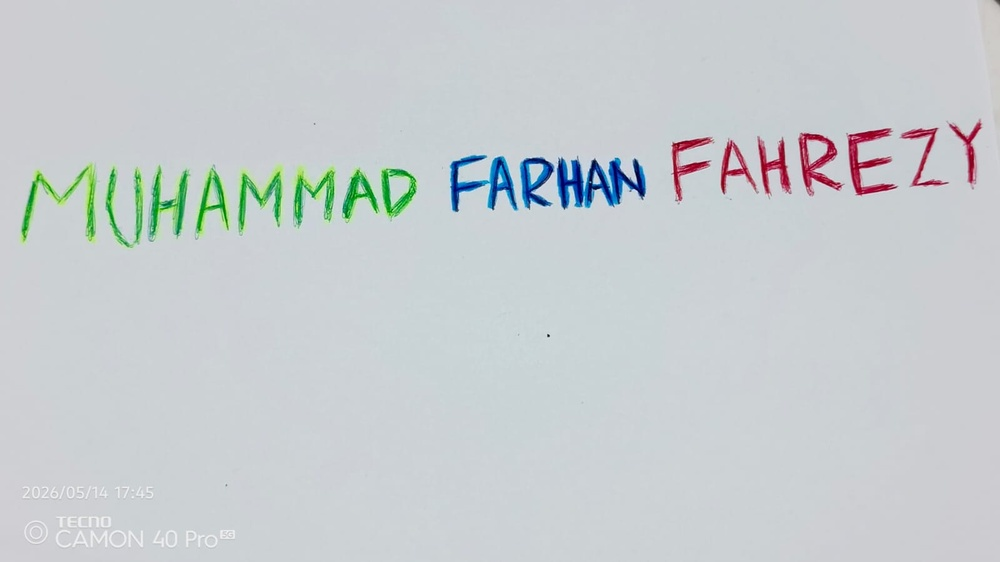
#> input picture assets/citra2.jpeg, 1000 x 562 px, shrunk from 1600 x 900 before the run, found by its file name
$ jupyter execute --allow-errors UTS.ipynb   (shell and % lines are left out)
#> lines starting #> are read from the running program, lines starting #| are printed output that depends on the picture; after the words box and inside, x2 and y2 are one past the last pixel; in counts of white or black regions, pixels touching at a corner belong together
## Instalasi Library

## Import Library

[cell 1]
#202431166_Muhammad Farhan Fahrezy
import cv2
import matplotlib.pyplot as plt
import numpy as np

## Membaca Citra

[cell 2]
#202431166_Muhammad Farhan Fahrezy
citra = cv2.imread('citra2.jpeg')
#> citra is the input picture: shape (562, 1000, 3); mean B, G, R 207.2, 204.6, 198.9

## Menampilkan Citra Awal

[cell 3]
cv2.imshow('Citra Awal', citra)
cv2.waitKey()
cv2.destroyAllWindows()

## Convert BGR to RGB

[cell 4]
#202431166_Muhammad Farhan Fahrezy
rgb = cv2.cvtColor(citra, cv2.COLOR_BGR2RGB)

## Split Citra

[cell 5]
# Pisah kanal B, G, R[web:7]
b, g, r = cv2.split(citra)

## Ekstrak Channel Warna

[cell 6]
#202431166_Muhammad Farhan Fahrezy
plt.figure(figsize=(10, 8))

# Citra Kontras
plt.subplot(2, 2, 1)
plt.imshow(rgb)
plt.title("Citra Kontras")
plt.axis("on")

# Kanal Biru
plt.subplot(2, 2, 2)
plt.imshow(b, cmap='gray')
plt.title("Biru")
plt.axis("on")

# Kanal Merah
plt.subplot(2, 2, 3)
plt.imshow(r, cmap='gray')
plt.title("Merah")
plt.axis("on")

# Kanal Hijau
plt.subplot(2, 2, 4)
plt.imshow(g, cmap='gray')
plt.title("Hijau")
plt.axis("on")

plt.tight_layout()
plt.show()

## Membuat Histogram

[cell 7]
#202431166_Muhammad Farhan Fahrezy
fig, axes = plt.subplots(2, 2, figsize=(12, 8))
fig.suptitle("Histogram Setiap Citra", fontsize=14, fontweight='bold')

# Histogram RGB
ax = axes[0, 0]
colors = ('red', 'green', 'blue')
labels = ('Channel R', 'Channel G', 'Channel B')
bins = np.arange(256)  # posisi batang 0–255

for i, (col, label) in enumerate(zip(colors, labels)):
    hist = cv2.calcHist([citra], [i], None, [256], [0, 256]).flatten()
    ax.bar(bins, hist, color=col, label=label, alpha=0.3, width=1.0)

ax.set_title("Citra Kontras")
ax.set_xlabel("Nilai Intensitas (0–255)")
ax.set_ylabel("Jumlah Piksel")
ax.legend()
ax.set_xlim([0, 256])
ax.grid(True, alpha=0.3)

# Histogram Kanal Biru
ax = axes[0, 1]
hist_b = cv2.calcHist([b], [0], None, [256], [0, 256]).flatten()
#> hist_b = 256 values, max 105036 at index 209, min 8 at index 1, mean 2195.3
ax.bar(bins, hist_b, color='blue', width=1.0)
ax.set_title("Biru")
ax.set_xlabel("Nilai Intensitas (0–255)")
ax.set_ylabel("Jumlah Piksel")
ax.set_xlim([0, 256])
ax.grid(True, alpha=0.3)

#202431166_Muhammad Farhan Fahrezy
# Histogram Kanal Merah
ax = axes[1, 0]
hist_r = cv2.calcHist([r], [0], None, [256], [0, 256]).flatten()
#> hist_r = 256 values, max 158444 at index 204, min 0 at index 253, mean 2195.3
ax.bar(bins, hist_r, color='red', width=1.0)
ax.set_title("Merah")
ax.set_xlabel("Nilai Intensitas (0–255)")
ax.set_ylabel("Jumlah Piksel")
ax.set_xlim([0, 256])
ax.grid(True, alpha=0.3)

# Histogram Kanal Hijau
ax = axes[1, 1]
hist_g = cv2.calcHist([g], [0], None, [256], [0, 256]).flatten()
#> hist_g = 256 values, max 109453 at index 209, min 1 at index 248, mean 2195.3
ax.bar(bins, hist_g, color='green', width=1.0)
ax.set_title("Hijau")
ax.set_xlabel("Nilai Intensitas (0–255)")
ax.set_ylabel("Jumlah Piksel")
ax.set_xlim([0, 256])
ax.grid(True, alpha=0.3)

plt.tight_layout()
plt.show()
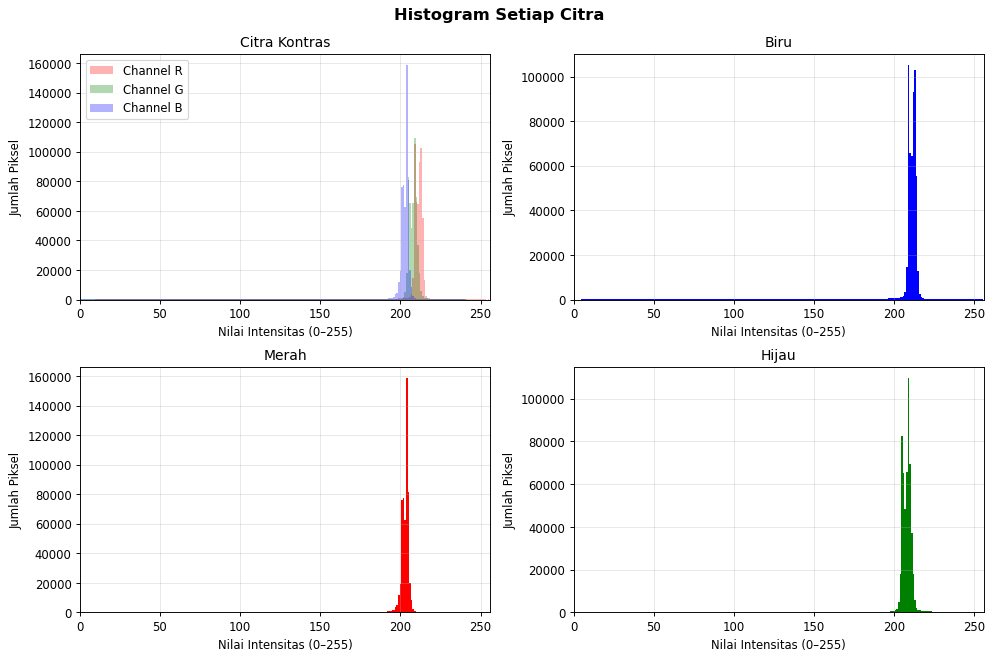
#> figure drawn by matplotlib, 4 panels; panel 1: tallest bar 105036 high, from x = 208.5 to 209.5; panel 1: tallest bar 109453 high, from x = 208.5 to 209.5; panel 1: tallest bar 158444 high, from x = 203.5 to 204.5; panel 2: tallest bar 105036 high, from x = 208.5 to 209.5

[cell 8]
for kanal, nama in zip([r, g, b], ['Merah (R)', 'Hijau (G)', 'Biru (B)']):
    print(f"\nKanal {nama}:")
    print(f"  Min Intensitas : {kanal.min()}")
    print(f"  Max Intensitas : {kanal.max()}")
    print(f"  Rata-rata      : {kanal.mean():.2f}")
    print(f"  Std Deviasi    : {kanal.std():.2f}")
#> this loop made 3 passes
#> nama on passes 1 to 3: 'Merah (R)', 'Hijau (G)', 'Biru (B)'
#> (printed output is left out)

## Mencari Ambang Batas Threshold

[cell 9]
# RGB to Grayscale dengan OpenCV
citra_gray = cv2.cvtColor(rgb, cv2.COLOR_BGR2GRAY)

# Grayscale to Biner (Otsu - Pisahkan Tulisan vs Latar Belakang)
T_gray, th_gray = cv2.threshold(
    citra_gray, 0, 255,
    cv2.THRESH_BINARY_INV + cv2.THRESH_OTSU
)
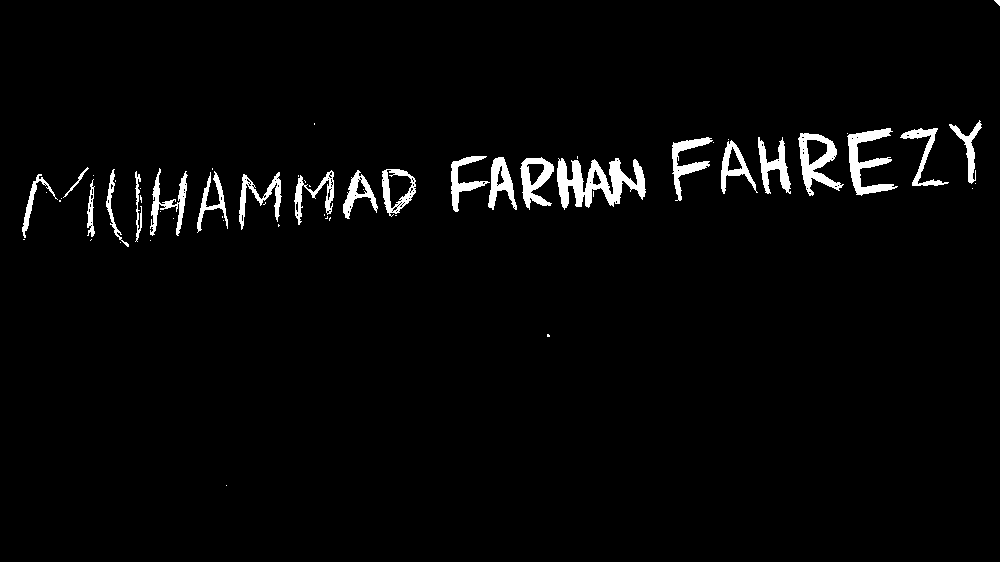
#> th_gray: shape (562, 1000); 2.8% white; 59 white regions (36 under 20 px), largest, box (x1, y1, x2, y2) and area: (557, 158, 646, 210) 2318, (847, 128, 898, 196) 1287, (798, 133, 844, 196) 1170
#> T_gray = 149

mask_tulisan = th_gray == 255
print("T_gray (tulisan vs kertas):", T_gray)
#| T_gray (tulisan vs kertas): 149.0

# Menghitung Dominansi Kanal Warna (R, G, B) di Area Tulisan
R = r.astype(np.int16)
G = g.astype(np.int16)
B = b.astype(np.int16)

diff_R = R - np.maximum(G, B)
diff_G = G - np.maximum(R, B)
diff_B = B - np.maximum(R, G)
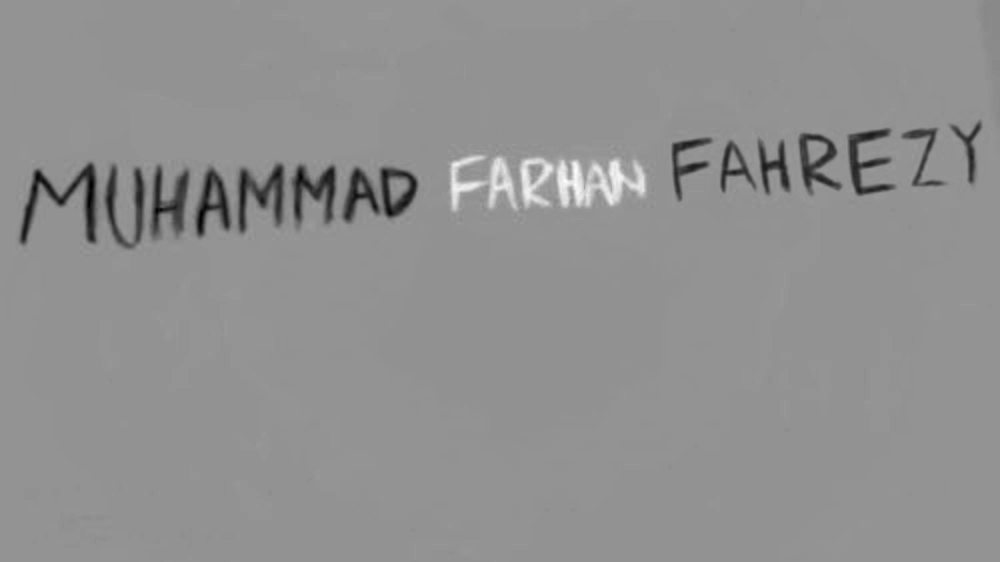
#> diff_B: shape (562, 1000) int16; min -149, max 115, mean 1.2; drawn with min black and max white

diff_R_masked = diff_R[mask_tulisan]
#> diff_R_masked = 15627 values, max 122 at index 582, min -206 at index 5287, mean -42.72
diff_G_masked = diff_G[mask_tulisan]
#> diff_G_masked = 15627 values, max 145 at index 14443, min -168 at index 10948, mean -30.98
diff_B_masked = diff_B[mask_tulisan]
#> diff_B_masked = 15627 values, max 115 at index 7930, min -149 at index 13079, mean -38.6

# Menentukan Ambang Batas Tiap Kanal (Otsu pada Area Tulisan)
shift = 255

diff_R_shift = np.clip(diff_R_masked + shift, 0, 255).astype(np.uint8)
#> diff_R_shift = 15627 values, max 255 at index 0, min 49 at index 5287, mean 183.4
diff_G_shift = np.clip(diff_G_masked + shift, 0, 255).astype(np.uint8)
#> diff_G_shift = 15627 values, max 255 at index 4381, min 87 at index 10948, mean 195.1
diff_B_shift = np.clip(diff_B_masked + shift, 0, 255).astype(np.uint8)
#> diff_B_shift = 15627 values, max 255 at index 26, min 106 at index 13079, mean 195.7

T_R, _ = cv2.threshold(diff_R_shift.reshape(-1, 1), 0, 255, cv2.THRESH_BINARY + cv2.THRESH_OTSU)
#> T_R = 195
T_G, _ = cv2.threshold(diff_G_shift.reshape(-1, 1), 0, 255, cv2.THRESH_BINARY + cv2.THRESH_OTSU)
#> T_G = 204
T_B, _ = cv2.threshold(diff_B_shift.reshape(-1, 1), 0, 255, cv2.THRESH_BINARY + cv2.THRESH_OTSU)
#> T_B = 207

T_R_real = max(int(T_R) - shift, 0)
#> T_R_real = 0
T_G_real = max(int(T_G) - shift, 0)
#> T_G_real = 0
T_B_real = max(int(T_B) - shift, 0)
#> T_B_real = 0

print("Ambang Batas MERAH (T_R):", T_R_real)
#| Ambang Batas MERAH (T_R): 0
print("Ambang Batas HIJAU (T_G):", T_G_real)
#| Ambang Batas HIJAU (T_G): 0
print("Ambang Batas BIRU  (T_B):", T_B_real)
#| Ambang Batas BIRU  (T_B): 0

# Membuat Mask Kategori Warna (Hanya Huruf yang Dominan)
mask_merah = mask_tulisan & (diff_R > T_R_real) & (diff_R > 0)
#> mask_merah: shape (562, 1000) bool; 1.1% white; 12 white regions (4 under 20 px), largest, box (x1, y1, x2, y2) and area: (847, 128, 898, 196) 1287, (798, 133, 844, 196) 1170, (672, 137, 713, 201) 836
mask_hijau = mask_tulisan & (diff_G > T_G_real) & (diff_G > 0)
#> mask_hijau: shape (562, 1000) bool; 0.9% white; 37 white regions (26 under 20 px), largest, box (x1, y1, x2, y2) and area: (150, 168, 188, 236) 766, (239, 172, 282, 230) 694, (382, 169, 416, 217) 632
mask_biru  = mask_tulisan & (diff_B > T_B_real) & (diff_B > 0)
#> mask_biru: shape (562, 1000) bool; 0.83% white; 11 white regions (7 under 20 px), largest, box (x1, y1, x2, y2) and area: (557, 158, 646, 210) 2318, (520, 157, 554, 210) 870, (488, 157, 517, 210) 739, (451, 156, 490, 212) 693

bin_merah = np.zeros_like(citra_gray)
bin_hijau = np.zeros_like(citra_gray)
bin_biru  = np.zeros_like(citra_gray)

bin_merah[mask_merah] = 255
bin_hijau[mask_hijau] = 255
bin_biru[mask_biru]   = 255

# Menampilkan Hasil Segmentasi Warna
plt.figure(figsize=(10, 8))

plt.subplot(2, 2, 1)
plt.imshow(np.zeros_like(citra_gray), cmap='gray')
plt.title("NONE")
plt.axis("off")

plt.subplot(2, 2, 2)
plt.imshow(bin_biru, cmap='gray')
plt.title("BLUE")
plt.axis("off")

plt.subplot(2, 2, 3)
plt.imshow(cv2.bitwise_or(bin_merah, bin_biru), cmap='gray')
plt.title("RED-BLUE")
plt.axis("off")

plt.subplot(2, 2, 4)
rgb_all = cv2.bitwise_or(bin_merah, cv2.bitwise_or(bin_hijau, bin_biru))
plt.imshow(rgb_all, cmap='gray')
plt.title("RED-GREEN-BLUE")
plt.axis("off")

plt.tight_layout()
plt.show()
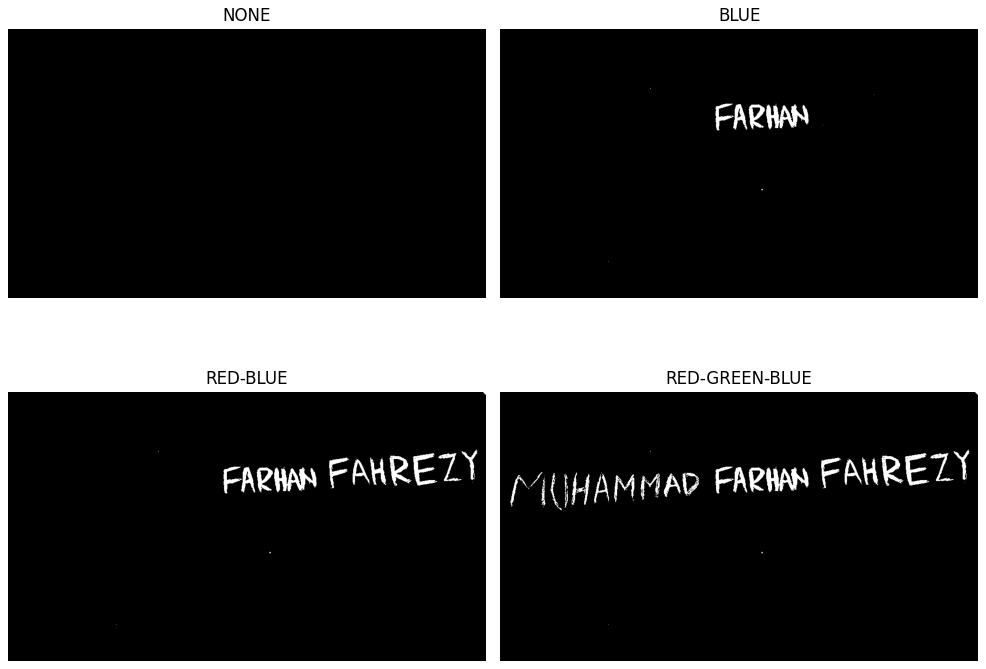
#> figure drawn by matplotlib, 4 panels

# OPERASI PIKSEL

## Membaca Gambar

[cell 10]
# 202431166_Muhammad Farhan Fahrezy
img = cv2.imread('citra_backlight.jpeg')
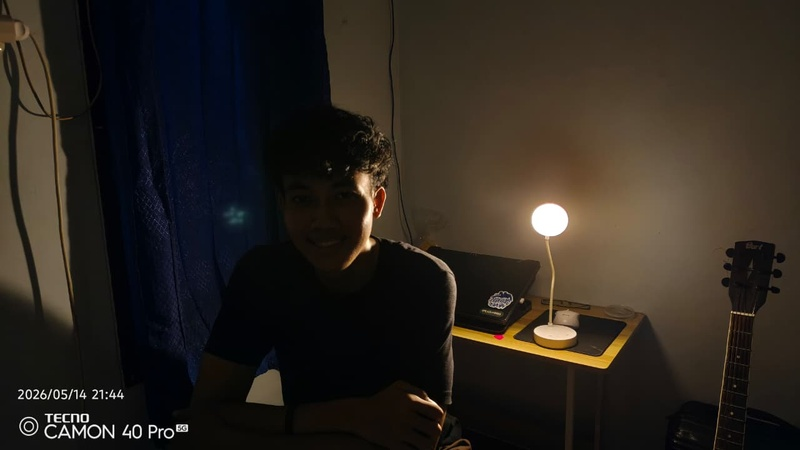
#> input picture assets/citra_backlight.jpeg, 800 x 450 px, shrunk from 1280 x 720 before the run, found by its file name
#> img is the input picture: shape (450, 800, 3); mean B, G, R 30.2, 37.3, 43.7

[cell 11]
cv2.imshow('Gambar Backlight', img)
cv2.waitKey()
cv2.destroyAllWindows()

## Convert BGR to RGB

[cell 12]
# 202431166_Muhammad Farhan Fahrezy
rgb = cv2.cvtColor(img, cv2.COLOR_BGR2RGB)
#> rgb: shape (450, 800, 3)

## Convert BGR to Gray with OPENCV

[cell 13]
citra_gray = cv2.cvtColor(img, cv2.COLOR_BGR2GRAY)
#> citra_gray: shape (450, 800)

[cell 14]
cv2.imshow('Citra Abu', citra_gray)
cv2.waitKey()
cv2.destroyAllWindows()

## Operasi Piksel Menambahkan Kecerahan

[cell 15]
# 202431166_Muhammad Farhan Fahrezy
[baris, kolom] = img.shape[:2]
#> baris = 450; kolom = 800

## Operasi Piksel Menambah Kecerahan

[cell 16]
# 202431166_Muhammad Farhan Fahrezy
beta = 80
citra_cerah = np.zeros((baris, kolom), dtype=np.int16)
for x in range(baris):
    for y in range(kolom):
        gyx = beta + int(citra_gray[x, y])
        citra_cerah[x, y] = gyx

#> (the rest of this cell did not finish here and is left out)

## Operasi Piksel Meregangkan Kontras

[cell 17]
# 202431166_Muhammad Farhan Fahrezy
alpha = 2.7
citra_kontras = np.zeros((baris, kolom), dtype=np.int16)

for x in range(baris):
    for y in range(kolom):
        gyx = int(citra_gray[x, y]) * alpha
        citra_kontras[x, y] = gyx


#> (the rest of this cell did not finish here and is left out)

[cell 18]
# 202431166_Muhammad Farhan Fahrezy
alpha = 2.5
beta = 60
citra_kombinasi = np.zeros((baris, kolom), dtype=np.int16)

for x in range(baris):
    for y in range(kolom):
        gyx = beta + int(citra_gray[x, y]) * alpha
        citra_kombinasi[x, y] = gyx


citra_kombinasi = np.clip(citra_kombinasi, 0, 255).astype(np.uint8)
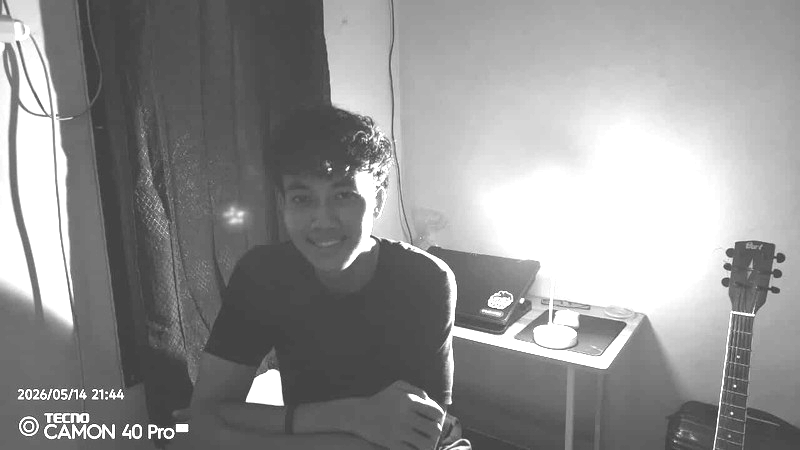
#> citra_kombinasi: shape (450, 800); min 60, max 255, mean 146
fig, axs = plt.subplots(2, 2, figsize=(15, 5))

# gambar asli (RGB)
axs[0, 0].imshow(rgb)
axs[0, 0].set_title('Citra RGB')

# histogram grayscale asli
axs[0, 1].hist(rgb.ravel(), 256, [0, 256])
axs[0, 1].set_title('Histogram Citra Asli')

# citra grayscale yang sudah ditambah kecerahan
axs[1, 0].imshow(citra_kombinasi, cmap='gray', vmin=0, vmax=255)
axs[1, 0].set_title('Grayscale Kecerahan + Kontras')

# histogram setelah kecerahan ditambah
axs[1, 1].hist(citra_kombinasi.ravel(), 256, [0, 256])
axs[1, 1].set_title('Histogram Kecerahan + Kontras')

plt.tight_layout()
plt.show()
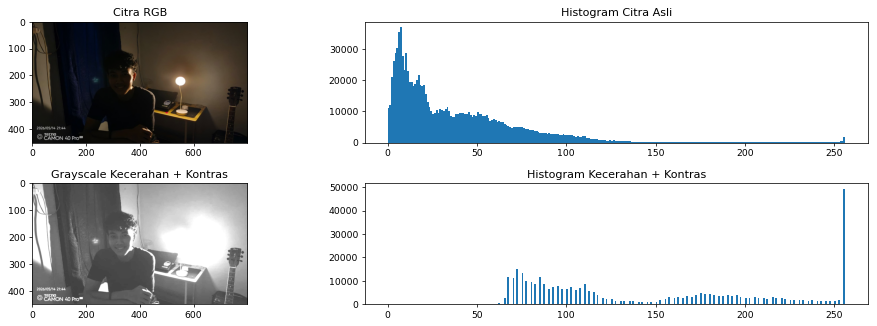
#> figure drawn by matplotlib, 4 panels; panel 2: tallest bar 37114 high, from x = 7 to 8; panel 4: tallest bar 49268 high, from x = 255 to 256

[cell 19]
cv2.imwrite('citra_kombinasi.png', citra_kombinasi)
#> Out = True

[cell 20]
cv2.imwrite('citra_gray.png', citra_gray)
#> Out = True

[cell 21]
cv2.imwrite('citra_kecerahan.png', citra_cerah)
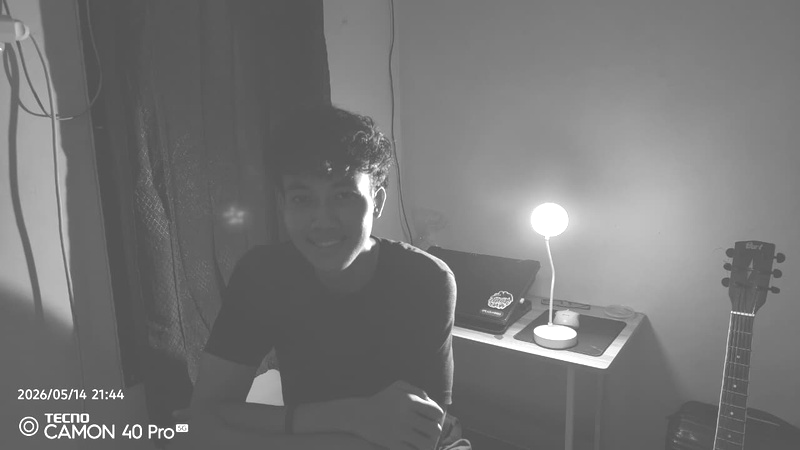
#> saved as citra_kecerahan.png: shape (450, 800); min 80, max 255, mean 118
#> Out = True

[cell 22]
cv2.imwrite('citra_kontras.png', citra_kontras)
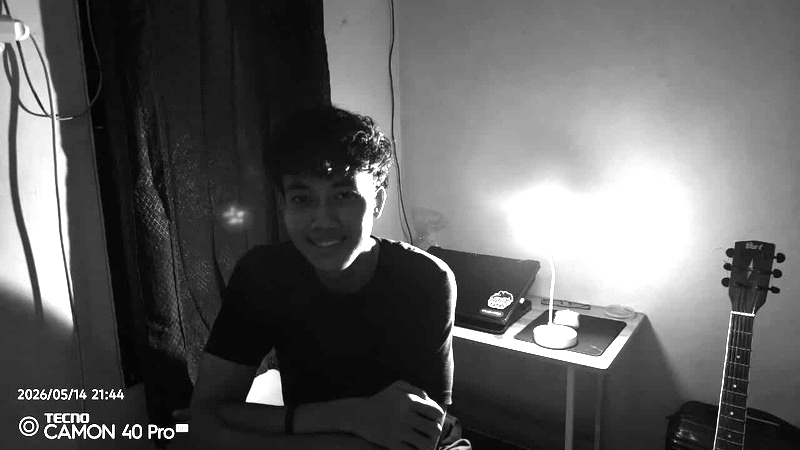
#> saved as citra_kontras.png: shape (450, 800); min 0, max 255, mean 97.3
#> Out = True
